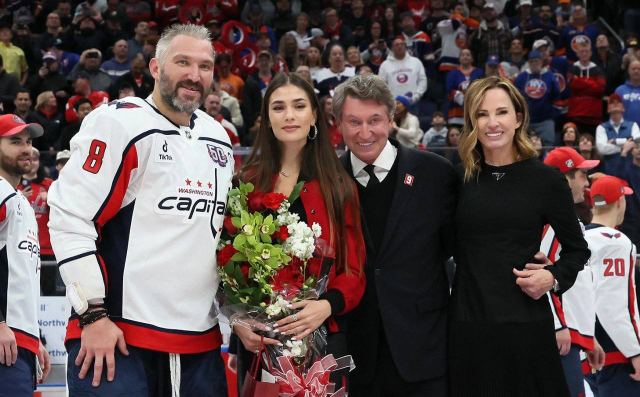
#> input picture utils/Foto_Ovechkin.jpg, 1280 x 793 px, found by its file name (shown at 1/2 size)
$ jupyter execute --allow-errors Lesson8_SAM_advanced_lesson.ipynb   (shell and % lines are left out)
#> lines starting #> are read from the running program, lines starting #| are printed output that depends on the picture
<a href="https://colab.research.google.com/github/andreidm92/computer_vision_tasks/blob/main/practice/Lesson8_SAM_advanced_lesson.ipynb" target="_parent"></a>

# 🧠 Урок 8: Работа с SAM (Segment Anything Model)
### Продвинутая теория, математика и практика

## 📍 1. Введение

Segment Anything Model (SAM) от Meta AI — это первая в мире универсальная модель сегментации, предназначенная для использования без дополнительной настройки (zero-shot) на новых изображениях и новых объектах.

**Особенности SAM:**
- Универсальность (работает на любых изображениях без дообучения).
- Интерактивность (можно задавать подсказки: точки, прямоугольники, маски).
- Высокая скорость и качество работы.

**Применение:**
- Автоматическая разметка датасетов.
- Интерактивные инструменты для разметки.
- Компонент в пайплайнах CV и мультимодальных системах.

## ⚙️ 2. Архитектура SAM

SAM состоит из трёх основных компонентов:

1. **Image Encoder** — Vision Transformer (ViT-B/L/H), кодирует изображение в эмбеддинги.
2. **Prompt Encoder** — кодирует точку, прямоугольник, маску в embedding.
3. **Mask Decoder** — генерирует маску на основе эмбеддингов изображения и подсказки.

### ✳️ ViT Encoder

- Делит изображение на патчи (например, 16×16).
- Каждый патч проецируется в вектор признаков.
- Применяется стандартный multi-head self-attention:

$$
\text{Attention}(Q, K, V) = \text{softmax}\left(\frac{QK^T}{\sqrt{d_k}}\right)V
$$

### ✳️ Prompt Encoder

**Входы:**
- Точки (positive/negative): кодируются в embedding + positional encoding.
- Прямоугольники: кодируются как два угла.
- Маски: низкоразмерные embedding.

**Positional Encoding:**

$$
PE_{(pos, 2i)} = \sin\left(\frac{pos}{10000^{2i/d}}\right), \quad
PE_{(pos, 2i+1)} = \cos\left(\frac{pos}{10000^{2i/d}}\right)
$$

### ✳️ Mask Decoder

- Использует Cross-Attention между Prompt embedding и Image embedding.
- Генерирует несколько масок, выбирается лучшая по IoU score.

## 📘 Объяснение ключевых переменных и архитектурных блоков

### 🔸 ViT Encoder:
- `patch_size`: размер разбиения изображения (обычно 16x16).
- `Q`, `K`, `V`: матрицы query, key и value для attention. Они получаются через линейные проекции эмбеддингов патчей.
- `d_k`: размерность ключей (используется для нормализации).

### 🔸 Prompt Encoder:
- `input_point`: координаты в формате (x, y), где пользователь указывает точку.
- `input_label`: бинарная метка: 1 — foreground, 0 — background.
- `input_box`: прямоугольник в формате `[x0, y0, x1, y1]`.
- `mask_input`: логит маски, если используем ранее сгенерированную маску как prompt.

### 🔸 Mask Decoder:
- `multimask_output=True`: выводит несколько масок, обученных с разной точностью.
- `scores`: метрика качества для каждой маски.
- `logits`: не бинаризованные предсказания (float маски до сигмоиды).

## 🏋️‍♂️ 3. Обучение SAM

**Датасет:** SA-1B (Segment Anything 1 Billion) — крупнейший датасет сегментации.

**Loss-функции:**
- Binary Cross Entropy:
$$
L_{bce} = -[y \log(\hat{y}) + (1 - y) \log(1 - \hat{y})]
$$
- Dice Loss:
$$
L_{dice} = 1 - \frac{2 |P \cap G|}{|P| + |G|}
$$
- IoU Loss:
$$
L_{iou} = 1 - \frac{|P \cap G|}{|P \cup G|}
$$

## 🚫 4. Ограничения SAM

- Не проводит классификацию (только сегментация).
- Модель довольно тяжёлая (особенно ViT-H).
- Zero-shot работает хуже на мелких объектах.
- Требует GPU для комфортной работы.

## 🔧 5. Практика: использование SAM

### Установка SAM

[cell 1]
import numpy as np
import cv2
from matplotlib import pyplot as plt

### 📥 Загрузка модели и инициализация

[cell 2]
# 🔽 1. Скачиваем веса модели

# ✅ 2. Указываем путь к скачанному файлу
sam_checkpoint = "sam_vit_h_4b8939.pth"
model_type = "vit_h"

# 📦 3. Импортируем библиотеку и загружаем модель
from segment_anything import sam_model_registry, SamPredictor
import torch

#> (the rest of this cell did not finish here and is left out)

### 📷 Загрузка изображения и подготовка

[cell 3]
image = cv2.imread("Лева2.jpg")  # замени на свой путь
#> (the rest of this cell did not finish here and is left out)

#> (a cell that did not finish here is left out)

### ☝️ Сегментация по точке

[cell 5]
input_point = np.array([[600, 1200]])  # координаты точки
input_label = np.array([1])  # 1 — foreground, 0 — background

#> (the rest of this cell did not finish here and is left out)

### ☝️ Сегментация по контуру

### 📷 Загрузка изображения и подготовка

[cell 6]
image = cv2.imread("Foto_Ovechkin.jpg")  # замени на свой путь
#> image is the input picture: shape (793, 1280, 3); mean B, G, R 76.6, 77.7, 93.1
image = cv2.cvtColor(image, cv2.COLOR_BGR2RGB)
print(image.shape)
#| (793, 1280, 3)
# Координаты прямоугольника: (x1, y1) — левый верх, (x2, y2) — правый нижний
x1, y1 = 300, 500
x2, y2 = 400, 600
# Копируем изображение и рисуем прямоугольник
image_with_box = image.copy()
cv2.rectangle(image_with_box, (x1, y1), (x2, y2), color=(255, 0, 0), thickness=3)  # красный прямоугольник
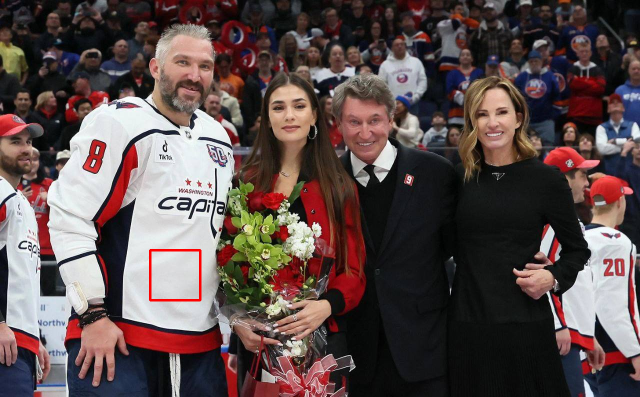
#> image_with_box: shape (793, 1280, 3) (shown at 1/2 size); mean R, G, B 93.2, 77.3, 76.2
#> (the rest of this cell did not finish here and is left out)

[cell 7]
# Прямоугольный prompt
input_box = np.array([300, 500, 400, 600])  # [x1, y1, x2, y2]

# Передаём в SAM
#> (the rest of this cell did not finish here and is left out)

## 🧪 Мини-OpenCV: работа с маской

После получения маски через SAM можно обработать её с помощью OpenCV.

### Примеры:
1. Извлечение контура:
```python
contours, _ = cv2.findContours(mask.astype(np.uint8), cv2.RETR_EXTERNAL, cv2.CHAIN_APPROX_SIMPLE)
```

2. Поиск bounding box:
```python
x, y, w, h = cv2.boundingRect(contours[0])
cv2.rectangle(image, (x, y), (x+w, y+h), (0,255,0), 2)
```

3. Вычисление площади и периметра:
```python
area = cv2.contourArea(contours[0])
perimeter = cv2.arcLength(contours[0], True)
```

4. Поиск центра массы:
```python
M = cv2.moments(contours[0])
cx = int(M["m10"] / M["m00"])
cy = int(M["m01"] / M["m00"])
```

#> (a cell that did not finish here is left out)

## 🧠 Что такое mask logits?

### 🔹 Определение:
**Logits** — это *сырые предсказания модели* до применения функции активации, такой как **сигмоида** (для бинарной классификации) или **софтмакс** (для многоклассовой).

В контексте **SAM**, logits — это **float-маска**: значения не ограничены [0, 1], и показывают **уверенность модели в принадлежности пикселя к объекту**. Чем выше значение — тем выше вероятность.

---

### 📊 Формально:

Если модель предсказывает бинарную маску:

$$
z in mathbb{R}
$$

Итоговая вероятность:

$$
hat{y} = sigma(z) = 1/(1 + e^{-z})
$$

- ( z ) — logit (предсказание до сигмоиды),
- ( hat{y} in (0, 1) ) — вероятность принадлежности пикселя.

---

### 📌 Применение:
- Можно **визуализировать logits** как тепловую карту.
- Можно применить **любой порог бинаризации**:
```python
binary_mask = (logits[0] > 0.0).astype(np.uint8)

#> (a cell that did not finish here is left out)

---
✅ После выполнения практики обязательно:
- Протестируй работу с прямоугольником (`input_box`)
- Попробуй с несколькими точками (positive и negative)
- Получи mask logits, применяй пороги и post-processing через OpenCV

## 📐 Упражнение по алгебре: собственные вектора и SAM

Рассмотрим матрицу внимания \( A = QK^T / \sqrt{d_k} \), где Q и K — эмбеддинги.

**Задача:**
1. Возьми сгенерированную матрицу эмбеддингов изображения (например, shape: (256, 64)) — сымитируй случайной матрицей.
2. Построй матрицу ковариации и найди собственные вектора:
```python
X = np.random.randn(256, 64)
cov = X.T @ X
eigenvalues, eigenvectors = np.linalg.eig(cov)
```

3. Отобрази несколько собственных векторов в виде изображений (reshaped patches).

**Цель:** понять, какие паттерны внимания "предпочитает" модель.

Это помогает:
- визуализировать главные направления в признаках,
- приблизиться к принципам PCA и self-attention.

[cell 10]
import numpy as np
import matplotlib.pyplot as plt

# 1. Случайная матрица эмбеддингов (например, 256 патчей, 64 признака на патч)
X = np.random.randn(256, 64)  # (num_patches, embedding_dim)

# 2. Ковариационная матрица (приближение QK^T)
cov = X.T @ X  # shape: (64, 64)

# 3. Собственные значения и вектора
eigenvalues, eigenvectors = np.linalg.eig(cov)

# 4. Сортировка по убыванию значений
sorted_idx = np.argsort(-eigenvalues)
eigenvalues = eigenvalues[sorted_idx]
eigenvectors = eigenvectors[:, sorted_idx]

# 5. Визуализация первых 6 собственных векторов как "паттернов"
plt.figure(figsize=(12, 6))
for i in range(6):
    vec = eigenvectors[:, i]  # shape: (64,)
    patch = vec.reshape(8, 8)  # представим как 8x8 патч (если embedding_dim = 64)
    plt.subplot(2, 3, i+1)
    plt.imshow(patch, cmap="bwr", interpolation="nearest")
    plt.title(f"Eigenvector {i+1}")
    plt.axis("off")
plt.suptitle("Первые 6 собственных векторов (паттерны внимания)")
plt.tight_layout()
plt.show()
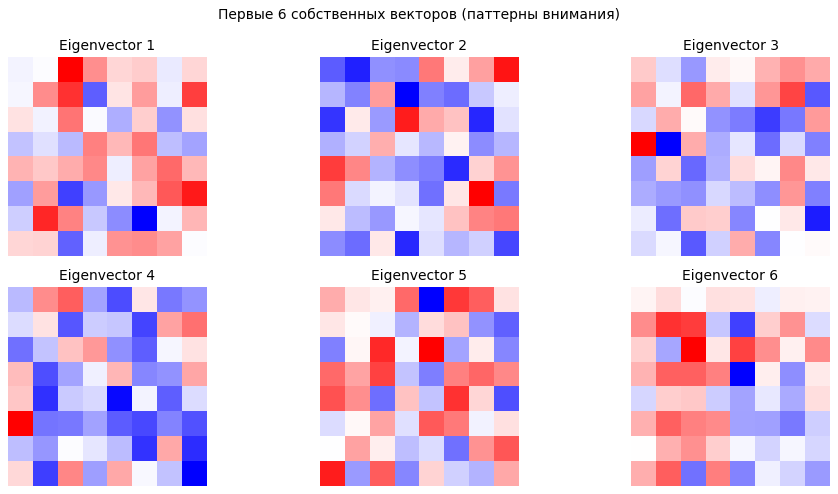
#> figure drawn by matplotlib, 6 panels
